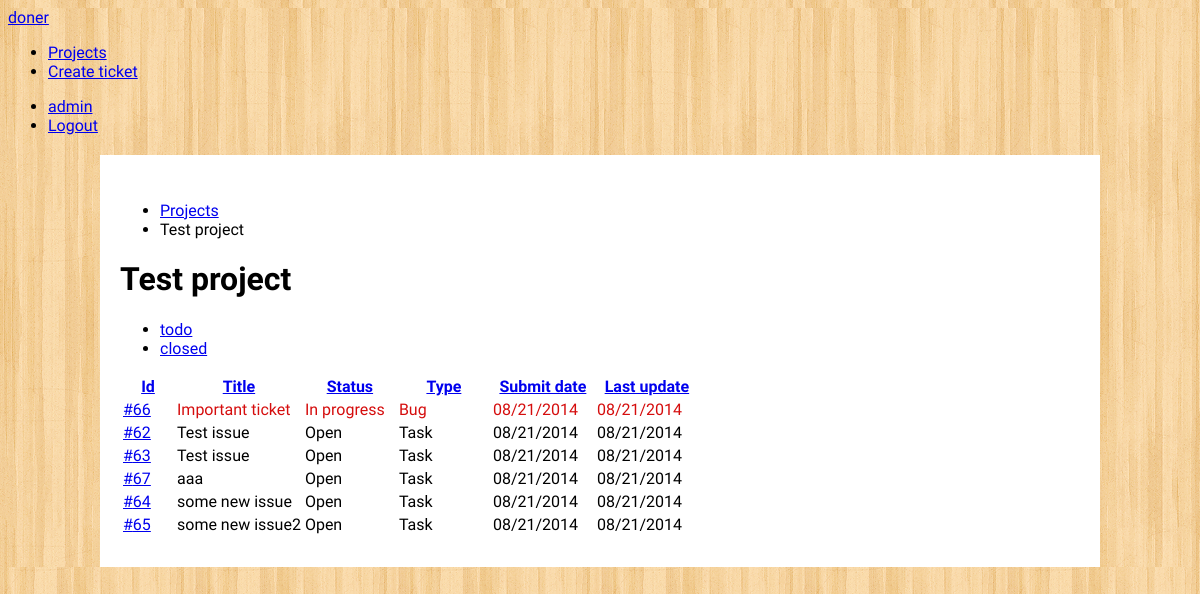
The page /project/8/ (signed in) on the database as committed earlier.
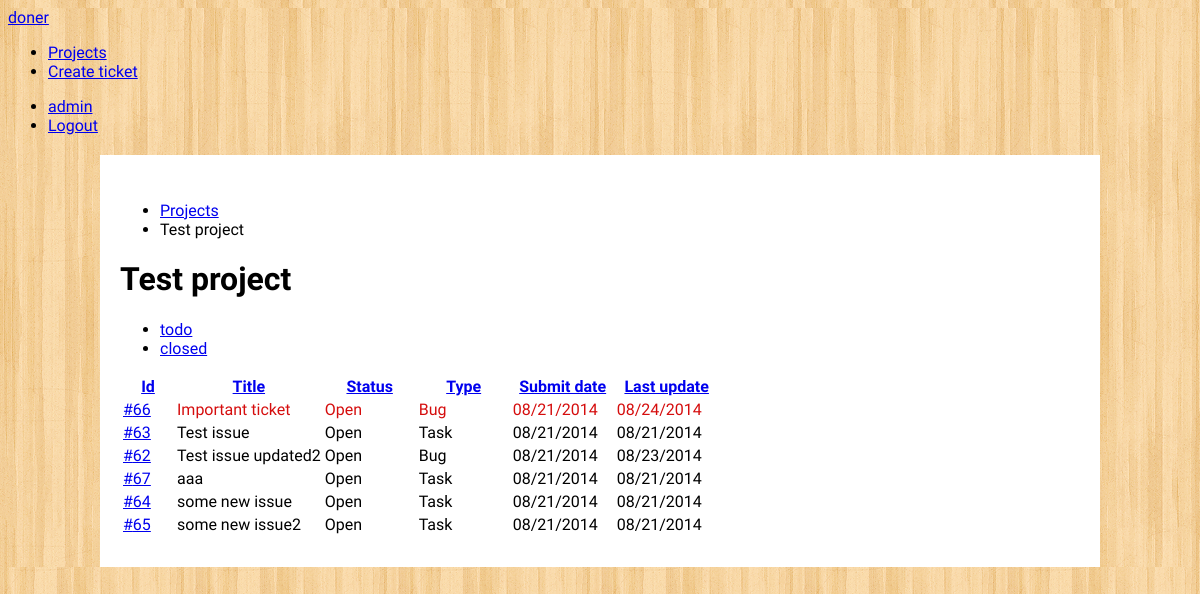
The same page on the database as committed later.
### project/models.py (models this page shows, shortened)
class Ticket(models.Model):
    project = models.ForeignKey(Project, verbose_name=_('Project'))
    milestone = models.ForeignKey(Milestone, verbose_name=_('Milestone'), null=True, blank=True)
    title = models.CharField(verbose_name=_('Title'), max_length=100)
    description = models.TextField(verbose_name=_('Description'), blank=True)
    submitted_date = models.DateTimeField(verbose_name=_('Submited date'), auto_now_add=True)
    modified_date = models.DateTimeField(verbose_name=_('Modified date'), auto_now=True)
    submitter = models.ForeignKey(settings.AUTH_USER_MODEL, verbose_name=_('Submitter'), related_name='submitter')
    assigned_to = models.ForeignKey(settings.AUTH_USER_MODEL, verbose_name=_('Assigned to'), null=True, blank=True)
    status = models.IntegerField(verbose_name=_('Status'), default=1, choices=STATUS_CODES)
    priority = models.IntegerField(verbose_name=_('Priority'), default=2, choices=PRIORITY_CODES)
    ttype = models.IntegerField(verbose_name=_('Ticket type'), default=1, choices=TICKET_TYPES)
    attachments = models.ManyToManyField(Attachment, null=True, blank=True)
    class Meta:
        verbose_name = _('Ticket')
        verbose_name_plural = _('Tickets')
        ordering = ('priority', 'title')
    def get_absolute_url(self):
        return reverse('ticket', kwargs={'pk': self.pk})

### project/views.py (the view)
# urls.py: url(r'^project/(?P<pk>\d+)/$', Tickets.as_view(), name='project'),
class Tickets(ProjectView, ListView):
    model = Ticket
    template_name = 'project/tickets.html'
    ordering_fields = ('title', 'status', 'ttype', 'submitted_date', 'modified_date')
    def get_queryset(self):
        queryset = self.model.objects.filter(project__id=self.kwargs['pk'])
        filter_by = self.request.GET.get('filter')
        if filter_by and filter_by in ('closed'):
            queryset = queryset.filter(status=3)
        else:
            queryset = queryset.filter(status__lt=3)
        order = self.request.GET.get('order')
        if order in self.ordering_fields:
            queryset = queryset.order_by(order)
        return queryset
    def get_context_data(self, **kwargs):
        context = super(Tickets, self).get_context_data(**kwargs)
        context['filter'] = self.request.GET.get('filter')
        context['order'] = self.request.GET.get('order')
        context['project'] = Project.objects.get(pk=self.kwargs['pk'])
        return context

### project/access_control_views.py (called while the page is built)
    def get_project(self):
        if self.project:
            return
        model_instance = self.url_pk_related_model.objects.get(pk=self.kwargs['pk'])
        if isinstance(model_instance, Project):
            self.project = model_instance
        elif isinstance(model_instance, Ticket):
            self.project = model_instance.project
        elif isinstance(model_instance, Log):
            self.project = model_instance.ticket.project
        else:
            raise ValueError

    @method_decorator(login_required)
    def dispatch(self, *args, **kwargs):
        self.get_project()
        if self.project.is_private and not self.is_project_member():
            return render(self.request, 'access-denied.html')
        return super(ProjectView, self).dispatch(*args, **kwargs)

### project/models.py (called while the page is built)
    def __unicode__(self):
        return u'%s' % self.name

    def get_absolute_url(self):
        return reverse('project', kwargs={'pk': self.pk})

### project/templates/project/tickets.html (shortened to what this page needs)
{% extends "layouts/alpha.html" %}
{% load i18n %}
{% block nav %}
    <li><a href="{% url 'ticket-create' project.id %}" class="uk-button"> {% trans "Create ticket" %}</a></li>
{% endblock %}
{% block breadcrumb %}
<ul class="uk-breadcrumb">
    <li><a href="/">{% trans "Projects" %}</a></li>
    <li class="uk-active"><span>{{ project }}</span></li>
</ul>
{% endblock %}
{% block content %}
    <h1>{{ project }}</h1>
    <ul class="uk-subnav uk-subnav-pill">
        <li{% if not filter %} class="uk-active"{% endif %}><a href="{{ project.get_absolute_url }}">{% trans "todo" %}</a></li>
        <li{% if filter %} class="uk-active"{% endif %}><a href="?filter=closed">{% trans "closed" %}</a></li>
    </ul>
    <table class="uk-table uk-table-striped">
        <thead>
            <th style="width:50px"><a href="{{ project.get_absolute_url }}">Id</a></th>
            <th><a href="?order=title">{% trans "Title" %}</a></th>
            <th style="width:90px"><a href="?order=status">{% trans "Status" %}</a></th>
            <th style="width:90px"><a href="?order=ttype">{% trans "Type" %}</a></th>
            <th style="width:100px"><a href="?order=submitted_date">{% trans "Submit date" %}</a></th>
            <th style="width:100px"><a href="?order=modified_date">{% trans "Last update" %}</a></th>
        </thead>
        <tbody>
            {% for ticket in object_list %}
            <tr class="priority-{{ ticket.priority }}">
                <td>
                    <a href="{{ ticket.get_absolute_url }}">#{{ ticket.id }}</a>
                </td>
                <td>{{ ticket.title }}</td>
                <td>{{ ticket.get_status_display }}</td>
                <td>{{ ticket.get_ttype_display }}</td>
                <td>{{ ticket.submitted_date|date:'SHORT_DATE_FORMAT' }}</td>
                <td>{{ ticket.modified_date|date:'SHORT_DATE_FORMAT' }}</td>
            </tr>
            {% endfor %}
        </tbody>
    </table>
{% endblock %}

Rows that differ between the two databases and show on the page:
changed Ticket "Important ticket": status "In progress" → "Open"; modified_date "08/21/2014" → "08/24/2014"
shown differently, row unchanged: Ticket "Test issue": moves up the list
changed Ticket id 62: title "Test issue" → "Test issue updated2"; ttype "Task" → "Bug"; modified_date "08/21/2014" → "08/23/2014"
